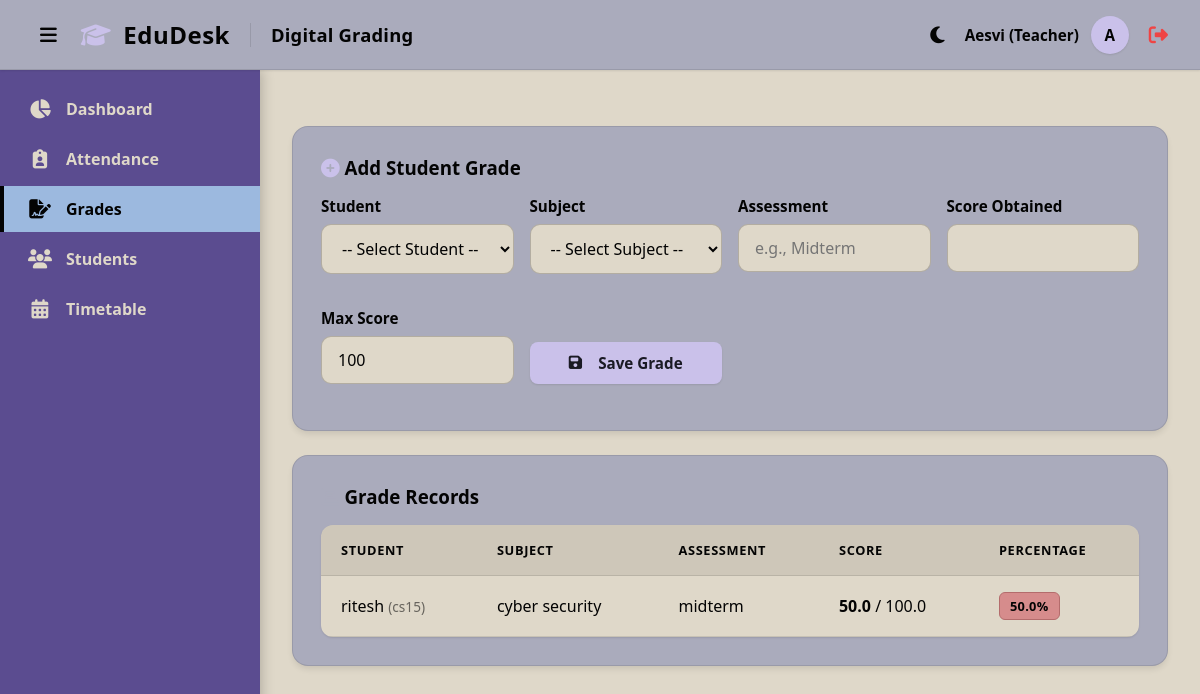
The page /grades (signed in) on the database its author committed.
### models.py (models this page shows)
class User(UserMixin, db.Model):
    id = db.Column(db.Integer, primary_key=True)
    name = db.Column(db.String(100), nullable=False)
    email = db.Column(db.String(120), unique=True, nullable=False)
    password_hash = db.Column(db.String(256), nullable=False)
    role = db.Column(db.String(20), nullable=False, default='Teacher') # 'Admin' or 'Teacher'
    subject_id = db.Column(db.Integer, db.ForeignKey('subject.id'), nullable=True)
    subject = db.relationship('Subject', backref='teachers')

class Grade(db.Model):
    id = db.Column(db.Integer, primary_key=True)
    student_id = db.Column(db.Integer, db.ForeignKey('student.id'), nullable=False)
    subject_id = db.Column(db.Integer, db.ForeignKey('subject.id'), nullable=False)
    assessment = db.Column(db.String(50), nullable=False) # e.g., 'Midterm', 'Assignment 1'
    score = db.Column(db.Float, nullable=False)
    max_score = db.Column(db.Float, nullable=False)

class Student(db.Model):
    id = db.Column(db.Integer, primary_key=True)
    roll_number = db.Column(db.String(20), unique=True, nullable=False)
    name = db.Column(db.String(100), nullable=False)
    email = db.Column(db.String(120), unique=True, nullable=True)
    phone = db.Column(db.String(20), nullable=True)
    department = db.Column(db.String(50), nullable=True)
    semester = db.Column(db.Integer, nullable=True)
    batch = db.Column(db.String(50), nullable=True)
    teacher_id = db.Column(db.Integer, db.ForeignKey('user.id'), nullable=True)
    teacher = db.relationship('User', backref='students')
    attendances = db.relationship('Attendance', backref='student', lazy=True)
    grades = db.relationship('Grade', backref='student', lazy=True)

class Subject(db.Model):
    id = db.Column(db.Integer, primary_key=True)
    code = db.Column(db.String(20), unique=True, nullable=False)
    name = db.Column(db.String(100), nullable=False)
    credits = db.Column(db.Integer, nullable=False, default=3)
    attendances = db.relationship('Attendance', backref='subject', lazy=True)
    grades = db.relationship('Grade', backref='subject', lazy=True)
    timetables = db.relationship('Timetable', backref='subject', lazy=True)

### app.py (the view, shortened to what this page needs)
@app.route('/grades', methods=['GET', 'POST'])
@login_required
def grades():
    subjects = Subject.query.all()
    if current_user.role == 'Admin':
        students = Student.query.all()
        all_grades = Grade.query.join(Student).join(Subject).order_by(Grade.id.desc()).all()
    else:
        students = Student.query.filter_by(teacher_id=current_user.id).all()
        all_grades = Grade.query.join(Student).join(Subject).filter(Student.teacher_id==current_user.id).order_by(Grade.id.desc()).all()
    return render_template('grades.html', subjects=subjects, students=students, grades=all_grades)

### app.py (called while the page is built)
@login_manager.user_loader
def load_user(user_id):
    return User.query.get(int(user_id))

### templates/grades.html (shortened to what this page needs)
{% extends 'base.html' %}
{% block page_title %}Digital Grading{% endblock %}
{% block content %}
<div class="card" style="margin-bottom: 24px;">
    <h3><i class="fa-solid fa-plus-circle" style="color: var(--primary-color);"></i> Add Student Grade</h3>
    <form method="POST" action="{{ url_for('grades') }}"
        style="margin-top: 16px; display: grid; grid-template-columns: repeat(auto-fit, minmax(180px, 1fr)); gap: 16px;">
        <div class="form-group">
            <label for="student_id">Student</label>
            <select name="student_id" id="student_id" class="form-control" required>
                <option value="">-- Select Student --</option>
            </select>
        </div>
        <div class="form-group">
            <label for="subject_id">Subject</label>
            <select name="subject_id" id="subject_id" class="form-control" required>
                <option value="">-- Select Subject --</option>
            </select>
        </div>
        <div class="form-group">
            <label for="assessment">Assessment</label>
            <input type="text" name="assessment" id="assessment" class="form-control" placeholder="e.g., Midterm"
                required>
        </div>
        <div class="form-group">
            <label for="score">Score Obtained</label>
            <input type="number" step="0.1" name="score" id="score" class="form-control" required>
        </div>
        <div class="form-group">
            <label for="max_score">Max Score</label>
            <input type="number" step="0.1" name="max_score" id="max_score" class="form-control" value="100" required>
        </div>
        <div class="form-group" style="display: flex; align-items: flex-end;">
            <button type="submit" class="btn btn-primary btn-save" style="width: 100%; height: 42px;">
                <i class="fa-solid fa-save" style="margin-right: 8px;"></i> Save Grade
            </button>
        </div>
    </form>
</div>
<div class="card">
    <h3><i class="fa-solid fa-chart-bar" style="color: var(--secondary-color);"></i> Grade Records</h3>
    <table class="styled-table">
        <thead>
            <tr>
                <th>Student</th>
                <th>Subject</th>
                <th>Assessment</th>
                <th>Score</th>
                <th>Percentage</th>
            </tr>
        </thead>
        <tbody>
            {% for grade in grades %}
            <tr>
                <td>{{ grade.student.name }} <span style="color: var(--text-muted); font-size: 0.85em;">({{
                        grade.student.roll_number }})</span></td>
                <td>{{ grade.subject.name }}</td>
                <td>{{ grade.assessment }}</td>
                <td><strong>{{ grade.score }}</strong> / {{ grade.max_score }}</td>
                <td>
                    {% set percentage = (grade.score / grade.max_score) * 100 %}
                    <span
                        class="grade-badge {% if percentage >= 80 %}grade-high{% elif percentage >= 60 %}grade-medium{% else %}grade-low{% endif %}">
                        {{ "%.1f"|format(percentage) }}%
                    </span>
                </td>
            </tr>
            {% else %}
            <tr>
                <td colspan="5" style="text-align:center; color: var(--text-muted);">No grade records available.</td>
            </tr>
            {% endfor %}
        </tbody>
    </table>
</div>
{% endblock %}

### templates/base.html (shortened to what this page needs)
<!DOCTYPE html>
<html lang="en">
<head>
    <link rel="stylesheet" href="https://cdnjs.cloudflare.com/ajax/libs/font-awesome/6.4.0/css/all.min.css">
    <link rel="stylesheet" href="{{ url_for('static', filename='css/style.css') }}">
</head>
<body>
    <header class="topbar">
        <div style="display: flex; align-items: center; gap: 16px;">
            <button id="sidebarToggle" class="btn btn-theme-toggle" aria-label="Toggle Sidebar"
                style="background: transparent; border: none; color: var(--text-main); font-size: 1.2rem; cursor: pointer; display: flex; align-items: center; padding: 4px 8px;">
                <i class="fa-solid fa-bars"></i>
            </button>
            <div class="brand-header" style="display: flex; align-items: center; gap: 12px; font-size: 1.5rem; font-weight: 700; color: var(--text-main); letter-spacing: 0.5px;">
                <i class="fa-solid fa-graduation-cap" style="color: var(--primary-color);"></i>
                <span>EduDesk</span>
            </div>
            <h1 class="page-title" style="margin: 0;">{% block page_title %}Dashboard{% endblock %}</h1>
        </div>
        <div class="user-profile" style="display: flex; align-items: center; gap: 12px;">
            <button id="themeToggle" class="btn btn-theme-toggle" aria-label="Toggle Theme"
                style="background: transparent; border: none; color: var(--text-main); font-size: 1.2rem; cursor: pointer; display: flex; align-items: center; padding: 4px 8px;">
                <i class="fa-solid fa-moon"></i>
            </button>
            <span>{{ current_user.name }} ({{ current_user.role }})</span>
            <div class="avatar">{{ current_user.name[0] | upper if current_user.name else 'U' }}</div>
            <a href="{{ url_for('logout') }}" title="Logout"
                style="color: #ef4444; font-size: 1.2rem; margin-left: 8px;"><i
                    class="fa-solid fa-right-from-bracket"></i></a>
        </div>
    </header>
    <div class="layout-wrapper" style="display: flex; flex: 1;">
        <aside class="sidebar">
            <ul class="nav-links" style="padding-top: 16px;">
        <li class="nav-item">
            <a href="{{ url_for('dashboard') }}"
                class="nav-link {% if request.endpoint == 'dashboard' %}active{% endif %}">
                <i class="fa-solid fa-chart-pie"></i>
                <span>Dashboard</span>
            </a>
        </li>
        <li class="nav-item">
            <a href="{{ url_for('attendance') }}"
                class="nav-link {% if request.endpoint == 'attendance' %}active{% endif %}">
                <i class="fa-solid fa-clipboard-user"></i>
                <span>Attendance</span>
            </a>
        </li>
        <li class="nav-item">
            <a href="{{ url_for('grades') }}" class="nav-link {% if request.endpoint == 'grades' %}active{% endif %}">
                <i class="fa-solid fa-file-signature"></i>
                <span>Grades</span>
            </a>
        </li>
        <li class="nav-item">
            <a href="{{ url_for('students') }}"
                class="nav-link {% if request.endpoint == 'students' %}active{% endif %}">
                <i class="fa-solid fa-users"></i>
                <span>Students</span>
            </a>
        </li>
        <li class="nav-item">
            <a href="{{ url_for('timetable') }}"
                class="nav-link {% if request.endpoint == 'timetable' %}active{% endif %}">
                <i class="fa-solid fa-calendar-days"></i>
                <span>Timetable</span>
            </a>
        </li>
        </ul>
    </aside>
    <main class="main-content">
        <div class="content-wrapper">
            {% block content %}
            {% endblock %}
        </div>
    </main>
    </div>
</body>
</html>

### static/css/style.css (style rules this page uses)
:root { --primary-color: #cac1ea; --primary-hover: #9CB9DF; --secondary-color: #AAABBC; --bg-color: #DFD8C9; --sidebar-bg: #5b4c90; --sidebar-text: #DFD8C9; --sidebar-hover: #9CB9DF; --sidebar-active-text: #030303; --card-bg: #AAABBC; --card-border: rgba(3, 3, 3, 0.1); --text-main: #030303; --text-muted: rgba(3, 3, 3, 0.55); --border-color: rgba(3, 3, 3, 0.1); --shadow-sm: 0 1px 2px rgba(0, 0, 0, 0.1); --shadow-md: 0 4px 6px -1px rgba(0, 0, 0, 0.1); --shadow-lg: 0 10px 15px -3px rgba(0, 0, 0, 0.2); --shadow-float: 0 15px 20px -5px rgba(0, 0, 0, 0.25); --transition: all 0.3s ease; }
* { margin: 0; padding: 0; box-sizing: border-box; font-family: 'Segoe UI', system-ui, -apple-system, sans-serif; }
body { background-color: var(--bg-color); color: var(--text-main); display: flex; flex-direction: column; min-height: 100vh; }
.sidebar { width: 260px; background-color: var(--sidebar-bg); color: var(--sidebar-text); display: flex; flex-direction: column; box-shadow: 2px 0 12px rgba(0, 0, 0, 0.2); z-index: 10; }
.nav-links { list-style: none; padding: 24px 0; flex: 1; }
.nav-item { margin-bottom: 4px; }
.nav-link { display: flex; align-items: center; padding: 12px 24px; color: var(--sidebar-text); text-decoration: none; font-weight: 600; transition: var(--transition); gap: 14px; border-left: 4px solid transparent; }
.nav-link.active { background-color: var(--sidebar-hover); border-left-color: var(--sidebar-active-text); color: var(--sidebar-active-text); }
.nav-link i { font-size: 1.2rem; width: 24px; text-align: center; }
.main-content { flex: 1; display: flex; flex-direction: column; overflow-y: auto; }
.topbar { height: 70px; background-color: var(--card-bg); display: flex; align-items: center; justify-content: space-between; padding: 0 32px; box-shadow: var(--shadow-sm); border-bottom: 1px solid var(--border-color); z-index: 50; position: sticky; top: 0; }
.page-title { font-size: 1.15rem; font-weight: 600; color: var(--text-main); letter-spacing: 0.2px; }
.user-profile { display: flex; align-items: center; gap: 12px; font-size: 0.95rem; font-weight: 600; color: var(--text-main); }
.avatar { width: 38px; height: 38px; border-radius: 50%; background-color: var(--primary-color); color: dark; display: flex; align-items: center; justify-content: center; font-weight: bold; box-shadow: var(--shadow-sm); }
.content-wrapper { padding: 32px; }
.card { background-color: var(--card-bg); border-radius: 16px; padding: 28px; box-shadow: var(--shadow-md); border: 1px solid var(--card-border); transition: var(--transition); color: var(--text-main); }
div.form-group { margin-bottom: 18px; }
div.form-group label { display: block; margin-bottom: 8px; font-weight: 600; color: var(--text-main); font-size: 0.95rem; }
input.form-control, select.form-control { width: 100%; padding: 12px 16px; border: 1px solid rgba(3, 3, 3, 0.2); border-radius: 10px; font-size: 1rem; transition: var(--transition); background-color: var(--bg-color); color: var(--text-main); }
.btn { display: inline-flex; align-items: center; justify-content: center; padding: 10px 22px; border-radius: 8px; font-weight: 600; cursor: pointer; border: none; transition: var(--transition); text-decoration: none; font-size: 0.95rem; gap: 8px; }
.btn-primary { background-color: var(--primary-color); color: #1a1a24; box-shadow: var(--shadow-sm); }
table.styled-table { width: 100%; border-collapse: collapse; margin-top: 16px; background-color: var(--bg-color); border-radius: 12px; overflow: hidden; box-shadow: var(--shadow-sm); }
table.styled-table th, table.styled-table td { padding: 16px 20px; text-align: left; border-bottom: 1px solid var(--border-color); color: var(--text-main); }
table.styled-table th { background-color: rgba(3, 3, 3, 0.08); font-weight: 700; color: var(--text-main); text-transform: uppercase; font-size: 0.8rem; letter-spacing: 0.05em; }
table.styled-table tbody tr { transition: background-color 0.2s ease; }
.grade-badge { display: inline-flex; align-items: center; justify-content: center; padding: 4px 10px; border-radius: 6px; font-weight: 600; font-size: 0.8rem; letter-spacing: 0.3px; }
.grade-low { background-color: #D68C8C; color: #030303; border: 1px solid #B46C6C; }

### rows shown on the page
User: name "Aesvi", role "Teacher", name "A"
Grade: student.name "ritesh", student.roll_number "cs15", subject.name "cyber security", assessment "midterm", score "50.0", max_score "100.0"
